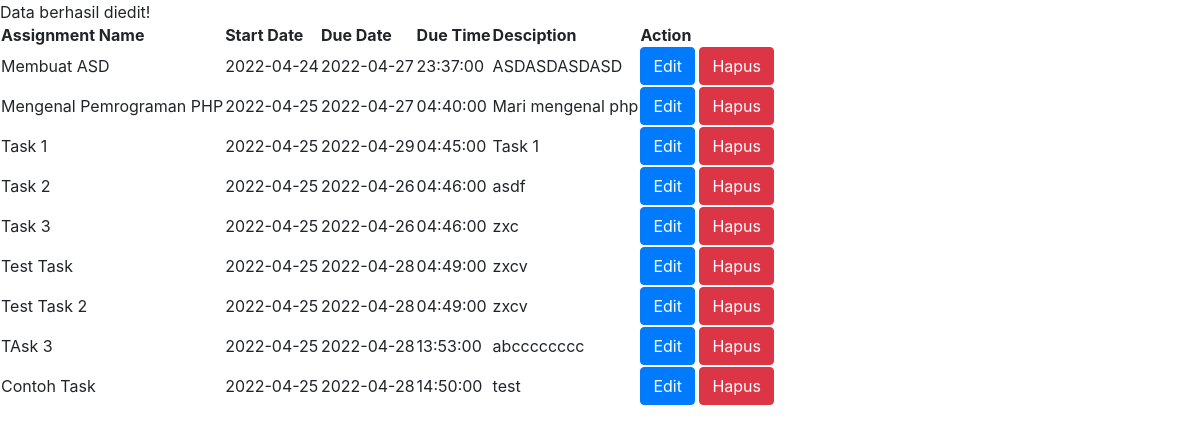
Screenshot of /list_assignments.php?act=edit&assign_id=9 with the database file from the repository.
### tables this page shows
CREATE TABLE `assignments` (
  `assignment_id` int(10) UNSIGNED NOT NULL,
  `assignment_name` varchar(100) NOT NULL,
  `assignment_start_date` datetime NOT NULL,
  `assignment_end_date` datetime NOT NULL,
  `assignment_desc` text NOT NULL,
  `assignment_type` enum('exam','task','personality') NOT NULL,
  `subject_id` int(10) UNSIGNED NOT NULL,
  `mentor_id` int(10) UNSIGNED NOT NULL
);

### Model/Assignments.php (called while the page is built, shortened)
<?php
class Assignments
{
    private $dbConn;
    public function __construct()
    {
        require_once("DbConnect.php");
        $db = new DbConnect;
        $this->dbConn = $db->connect();
    }
    public function getAllAssigment()
    {
        $stmt = $this->dbConn->prepare("SELECT * FROM assignments");
        try {
            if ($stmt->execute()) {
                $assignments = $stmt->fetchAll(PDO::FETCH_ASSOC);
            }
        } catch (Exception $e) {
            return $e->getMessage();
        }
        return $assignments;
    }
    public function getAssignmentById($id)
    {
        $stmt = $this->dbConn->prepare("SELECT * FROM assignments WHERE assignment_id = :id");
        $stmt->bindParam(":id", $id);
        try {
            if ($stmt->execute()) {
                $assigmentData = $stmt->fetch(PDO::FETCH_ASSOC);
            }
        } catch (Exception $e) {
            return $e->getMessage();
        }
        return $assigmentData;
    }
}

### Model/DbConnect.php (called while the page is built, shortened)
<?php
class DbConnect
{
    private $host = "localhost";
    private $user = "root";
    private $pass = "";
    private $dbName = "incareer2";
    public function connect()
    {
        try {
            $this->conn = new PDO('mysql:host=' . $this->host . '; dbname=' . $this->dbName, $this->user, $this->pass);
            $this->conn->setAttribute(PDO::ATTR_ERRMODE, PDO::ERRMODE_EXCEPTION);
            return $this->conn;
        } catch (PDOException $e) {
            echo "Database Error: " . $e->getMessage();
        }
    }
}

### list_assignments.php (the view, shortened to what this page needs)
<?php
require "./Model/Assignments.php";
$objAssignment = new Assignments;
$allAssignments = $objAssignment->getAllAssigment();
?>
<!DOCTYPE html>
<html lang="en">
<head>
    <link rel="stylesheet" href="https://cdn.jsdelivr.net/npm/bootstrap@4.4.1/dist/css/bootstrap.min.css">
</head>
<body>
    <table>
        <thead>
            <tr>
                <th>Assignment Name</th>
                <th>Start Date</th>
                <th>Due Date</th>
                <th>Due Time</th>
                <th>Desciption</th>
                <th>Action</th>
            </tr>
        </thead>
        <tbody>
            <?php foreach($allAssignments as $row => $assignment) : ?>
                <?php
                    $arrStartDate = explode(" ", $assignment['assignment_start_date']);
                    $arrEndDate = explode(" ", $assignment['assignment_end_date']);
                    $startDate = $arrStartDate[0];
                    $dueDate = $arrEndDate[0];
                    $dueTime = $arrEndDate[1];
                ?>
                <tr>
                    <td><?=$assignment['assignment_name'] ?></td>
                    <td><?=$startDate; ?></td>
                    <td><?=$dueDate; ?></td>
                    <td><?=$dueTime; ?></td>
                    <td><?=$assignment['assignment_desc'] ?></td>
                    <td>
                        <button type="button" class="btn btn-primary" data-toggle="modal" data-target="#exampleModal<?=$assignment['assignment_id'];?>">Edit</button>
                                            <?php
                                                $assigments = $objAssignment->getAssignmentById($assignment['assignment_id']);
                                            ?>
                        <a class="btn btn-danger" href="list_assignments.php?act=delete&assign_id=<?=$assignment['assignment_id'];?>">Hapus</a>
                    </td>
                </tr>
            <?php endforeach ?>
        </tbody>
    </table>
</body>
</html>

### rows the page displays
assignments: assignment_name "Membuat ASD", assignment_start_date "2022-04-24", assignment_end_date "2022-04-27", assignment_end_date "23:37:00", assignment_desc "ASDASDASDASD"
assignments: assignment_name "Mengenal Pemrograman PHP", assignment_start_date "2022-04-25", assignment_end_date "2022-04-27", assignment_end_date "04:40:00", assignment_desc "Mari mengenal php"
assignments: assignment_name "Task 1", assignment_start_date "2022-04-25", assignment_end_date "2022-04-29", assignment_end_date "04:45:00", assignment_desc "Task 1"
assignments: assignment_name "Task 2", assignment_start_date "2022-04-25", assignment_end_date "2022-04-26", assignment_end_date "04:46:00", assignment_desc "asdf"
assignments: assignment_name "Task 3", assignment_start_date "2022-04-25", assignment_end_date "2022-04-26", assignment_end_date "04:46:00", assignment_desc "zxc"
assignments: assignment_name "Test Task", assignment_start_date "2022-04-25", assignment_end_date "2022-04-28", assignment_end_date "04:49:00", assignment_desc "zxcv"
assignments: assignment_name "Test Task 2", assignment_start_date "2022-04-25", assignment_end_date "2022-04-28", assignment_end_date "04:49:00", assignment_desc "zxcv"
assignments: assignment_name "TAsk 3", assignment_start_date "2022-04-25", assignment_end_date "2022-04-28", assignment_end_date "13:53:00", assignment_desc "abcccccccc"
assignments: assignment_name "Contoh Task", assignment_start_date "2022-04-25", assignment_end_date "2022-04-28", assignment_end_date "14:50:00", assignment_desc "test"
